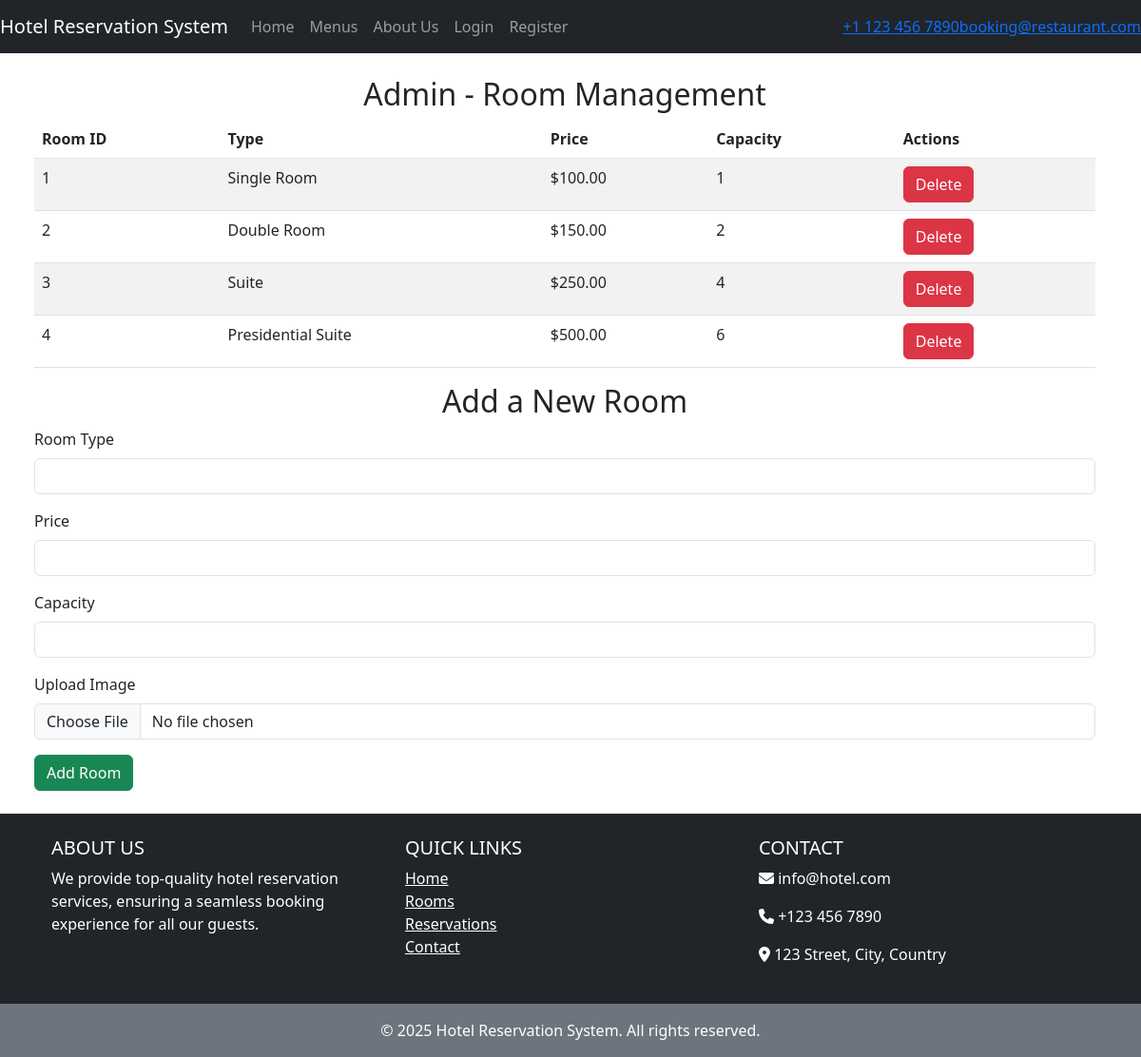
The page /views/manage_rooms.php on the database its author committed.
### tables this page shows
CREATE TABLE IF NOT EXISTS rooms (
    room_id INT AUTO_INCREMENT PRIMARY KEY,
    type VARCHAR(255) NOT NULL,
    price DECIMAL(10, 2) NOT NULL,
    capacity INT NOT NULL,
    image VARCHAR(255) NOT NULL,
    created_at TIMESTAMP DEFAULT CURRENT_TIMESTAMP
);

### config/Database.php (called while the page is built)
<?php
class Database {
    private $hostname = 'localhost';
    private $username = "root";
    private $password = "";
    private $dbname = "SubhanHotelDB";
    private $conn;
    public function __construct() {
        try {
            $dsn = "mysql:host={$this->hostname};dbname={$this->dbname}";
            $this->conn = new PDO($dsn, $this->username, $this->password);
            $this->conn->setAttribute(PDO::ATTR_ERRMODE, PDO::ERRMODE_EXCEPTION);
            $this->conn->setAttribute(PDO::ATTR_DEFAULT_FETCH_MODE, PDO::FETCH_ASSOC);
        } catch (PDOException $e) {
            echo 'Connection failed: ' . $e->getMessage();
        }
    }
    public function getConnection() {
        return $this->conn;
    }
}
?>

### models/Room.php (called while the page is built, shortened)
<?php
require_once '../config/Database.php';
class Room
{
    private $conn;
    public function __construct()
    {
        $database = new Database();
        $this->conn = $database->getConnection();
    }
    public function getAllRooms()
    {
        $query = "SELECT r.room_id, r.type, r.price, r.capacity, r.image
                  FROM rooms r";
        $stmt = $this->conn->prepare($query);
        $stmt->execute();
        return $stmt->fetchAll(PDO::FETCH_ASSOC);
    }
}
?>

### views/manage_rooms.php (the view, shortened to what this page needs)
<?php
require_once "../models/Room.php";
$roomModel = new Room();
$availableRooms = $roomModel->getAllRooms();
?>
<!DOCTYPE html>
<html lang="en">
<head>
    <link rel="stylesheet" href="https://cdn.jsdelivr.net/npm/bootstrap@5.3.0/dist/css/bootstrap.min.css">
</head>
<body>
    <?php include "layouts/header.php"; ?>
    <div class="container m-4">
        <?php if (!empty($availableRooms)): ?>
            <center><h2>Admin - Room Management</h2></center>
            <table class="table table-striped">
                <thead>
                    <tr>
                        <th>Room ID</th>
                        <th>Type</th>
                        <th>Price</th>
                        <th>Capacity</th>
                        <th>Actions</th>
                    </tr>
                </thead>
                <tbody>
                    <?php foreach ($availableRooms as $room): ?>
                        <tr>
                            <td><?= htmlspecialchars($room['room_id']); ?></td>
                            <td><?= htmlspecialchars($room['type']); ?></td>
                            <td>$<?= htmlspecialchars($room['price']); ?></td>
                            <td><?= htmlspecialchars($room['capacity']); ?></td>
                            <td>
                                <form action="manage_rooms.php" method="POST">
                                    <button type="submit" name="action" value="delete_room" class="btn btn-danger">Delete</button>
                                </form>
                            </td>
                        </tr>
                    <?php endforeach; ?>
                </tbody>
            </table>
            <center><h2>Add a New Room</h2></center>
            <form action="manage_rooms.php" method="POST" enctype="multipart/form-data">
                <div class="mb-3">
                    <label for="type" class="form-label">Room Type</label>
                    <input type="text" class="form-control" id="type" name="type" required>
                </div>
                <div class="mb-3">
                    <label for="price" class="form-label">Price</label>
                    <input type="number" class="form-control" id="price" name="price" required>
                </div>
                <div class="mb-3">
                    <label for="capacity" class="form-label">Capacity</label>
                    <input type="number" class="form-control" id="capacity" name="capacity" required>
                </div>
                <div class="mb-3">
                    <label for="image" class="form-label">Upload Image</label>
                    <input type="file" class="form-control" id="image" name="image" accept="image/*" required>
                </div>
                <button type="submit" class="btn btn-success">Add Room</button>
            </form>
        <?php else: ?>
            <p>No rooms available.</p>
        <?php endif; ?>
    </div>
    <?php include "layouts/footer.php"; ?>
</body>
</html>

### views/layouts/header.php (shortened to what this page needs)
<nav class="navbar navbar-expand-lg navbar-dark bg-dark">
        <a class="navbar-brand" href="#">Hotel Reservation System</a>
        <div class="collapse navbar-collapse" id="navbarTogglerDemo02">
            <ul class="navbar-nav mr-auto mt-2 mt-lg-0">
                <li class="nav-item">
                    <a class="nav-link" href="#">Home <span class="sr-only">(current)</span></a>
                </li>
                <li class="nav-item ">
                    <a class="nav-link" href="#">Menus</a>
                </li>
                <li class="nav-item ">
                    <a class="nav-link" href="#about"> About Us </a>
                </li>
            </ul>
            <ul class="navbar-nav mr-3 mt-2 mt-lg-0 ">
                <li class="nav-item">
                    <a class="nav-link" href="views/login.php">Login</a>
                </li>
                <li class="nav-item">
                    <a class="nav-link" href="#">Register</a>
                </li>
            </ul>
        </div>
        <a href="tel:+11234567890" class="topbar-item link">
            <span class="span">+1 123 456 7890</span>
        </a>
        <a href="mailto:booking@restaurant.com" class="topbar-item link">
            <span class="span">booking@restaurant.com</span>
        </a>
    </nav>

### views/layouts/footer.php (shortened to what this page needs)
<footer class="bg-dark text-white text-center text-lg-start">
  <div class="container p-4">
    <div class="row">
      <div class="col-lg-4 col-md-6 mb-4 mb-md-0">
        <h5 class="text-uppercase">About Us</h5>
        <p>
          We provide top-quality hotel reservation services, ensuring a seamless booking experience for all our guests.
        </p>
      </div>
      <div class="col-lg-4 col-md-6 mb-4 mb-md-0">
        <h5 class="text-uppercase">Quick Links</h5>
        <ul class="list-unstyled mb-0">
          <li><a href="#" class="text-white">Home</a></li>
          <li><a href="#" class="text-white">Rooms</a></li>
          <li><a href="#" class="text-white">Reservations</a></li>
          <li><a href="#" class="text-white">Contact</a></li>
        </ul>
      </div>
      <div class="col-lg-4 col-md-12 mb-4 mb-md-0">
        <h5 class="text-uppercase">Contact</h5>
        <p><i class="fas fa-envelope"></i> info@hotel.com</p>
        <p><i class="fas fa-phone"></i> +123 456 7890</p>
        <p><i class="fas fa-map-marker-alt"></i> 123 Street, City, Country</p>
      </div>
    </div>
  </div>
  <div class="text-center p-3 bg-secondary">
    © 2025 Hotel Reservation System. All rights reserved.
  </div>
</footer>

### rows shown on the page
rooms: room_id "1", type "Single Room", price "100.00", capacity "1"
rooms: room_id "2", type "Double Room", price "150.00", capacity "2"
rooms: room_id "3", type "Suite", price "250.00", capacity "4"
rooms: room_id "4", type "Presidential Suite", price "500.00", capacity "6"
